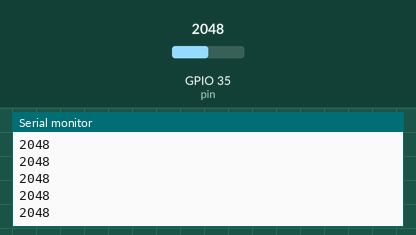
Simulated run of this sketch. Board: ESP32. Shown: the last lines printed to the serial monitor. The inputs (shaded band) are chosen by the test bench; at power-on: GPIO 35 (pin) = 2048. WiFi joins after 1.5 s; servers stay silent unless stated; no MQTT or app messages arrive unless stated.

Above: at 17.7 s.
17.8 s: GPIO 35 (pin) set to 2866
At 18.6 s:
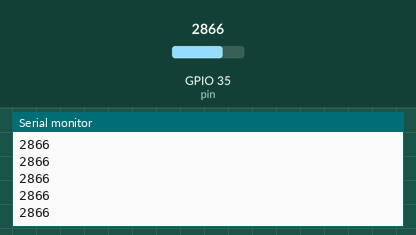
19.3 s: GPIO 35 (pin) set to 3603
At 20.2 s:
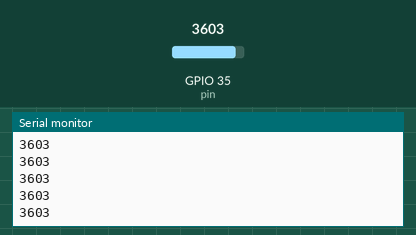
Timing chart, 0 to 22.3 s (numbered marks = the images above; inputs shaded):
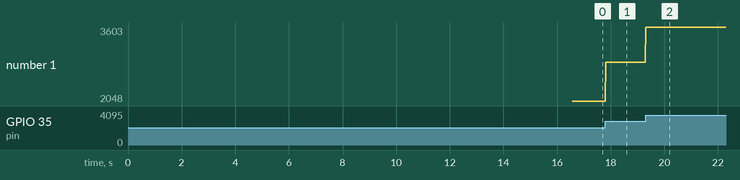

The sketch:

testesp.ino
```cpp
#include <WiFi.h>
#include <PubSubClient.h>

const char* ssid = "linksys"; //ZMIENIC na swoje
const char* password = ""; //ZMIENIC na swoje
const char* mqtt_server = "192.168.80.188"; //ZMIENIC na swoje
const char* deviceName = "asdjklvzjhgvxsdfcxdvc"; //poki co nie trzeba zmieniac
const char* pinTopic = "system/nowa/#"; //temat do odbioru wiadomosci
const int pin = 35;
int wartosc_czujnika=0;
int licznik_pomocniczy=0;
int licznik=0;


WiFiClient espClient;
PubSubClient client(espClient);


void odbiorWiadomosci(String temat, byte* zawartosc, unsigned int dlugosc)
{
    Serial.println();
}
void ustawienieWifi()
{
  delay(5000);
  Serial.println();
  Serial.print("Laczenie z ");
  Serial.println(ssid);
  WiFi.begin(ssid, password);
  while (WiFi.status() != WL_CONNECTED) {
    delay(500);
    Serial.print(".");
  }
  Serial.println("");
  Serial.print("Polaczona z wifi.\nESP otrzymalo adres IP: ");
  Serial.println(WiFi.localIP());
}

void setup() {
  Serial.begin(115200);
  pinMode(pin,INPUT_PULLUP);
  ustawienieWifi(); //polaczenie z wifi
  delay(10000);
  client.setServer(mqtt_server, 1883); //ustawienie serwera  mqtt
  client.connect(deviceName); //polaczenie z podana nazwa
  client.subscribe(pinTopic); //ustawienie nasluchiwania w podanym temacie
  client.setCallback(odbiorWiadomosci); //ustawienie funkcji do odbioru wiadomosci
}

void loop() {
  delay(20);
  if (WiFi.status() != WL_CONNECTED)

  {
  WiFi.begin(ssid, password);
    while (WiFi.status() != WL_CONNECTED) {
      WiFi.begin(ssid, password);
    delay(5000);
    Serial.print(".");
    if (WiFi.status()==WL_CONNECTED)
    {
      delay(20);
       client.setServer(mqtt_server, 1883); //ustawienie serwera  mqtt
  client.connect(deviceName); //polaczenie z podana nazwa
  client.subscribe(pinTopic); //ustawienie nasluchiwania w podanym temacie
  client.setCallback(odbiorWiadomosci); //ustawienie funkcji do odbioru wiadomosci
      }
  }
  }

   if (licznik==100)
  {
  licznik=0;
  client.publish("system/nowa/liczniki/aktywna","tak");
  }
  else
  {
  licznik+=1;
  }

  wartosc_czujnika=analogRead(pin);
  Serial.println(wartosc_czujnika);
  if (wartosc_czujnika==0)
  {
    licznik_pomocniczy+=1;
    if (licznik_pomocniczy==10)
    {
      client.publish("system/nowa/liczniki/impulsy","1");
      delay(700);
    }
  }
  else
  {
    licznik_pomocniczy=0;
  }
}
```

Measured:
- after the input at 17.8 s, the serial monitor: prints a new line at once (image 1)
- after the input at 19.3 s, the serial monitor: prints a new line at once (image 2)
- plotted number 1: 2048 → 2866 after the input at 17.8 s, 2866 → 3603 after the input at 19.3 s
